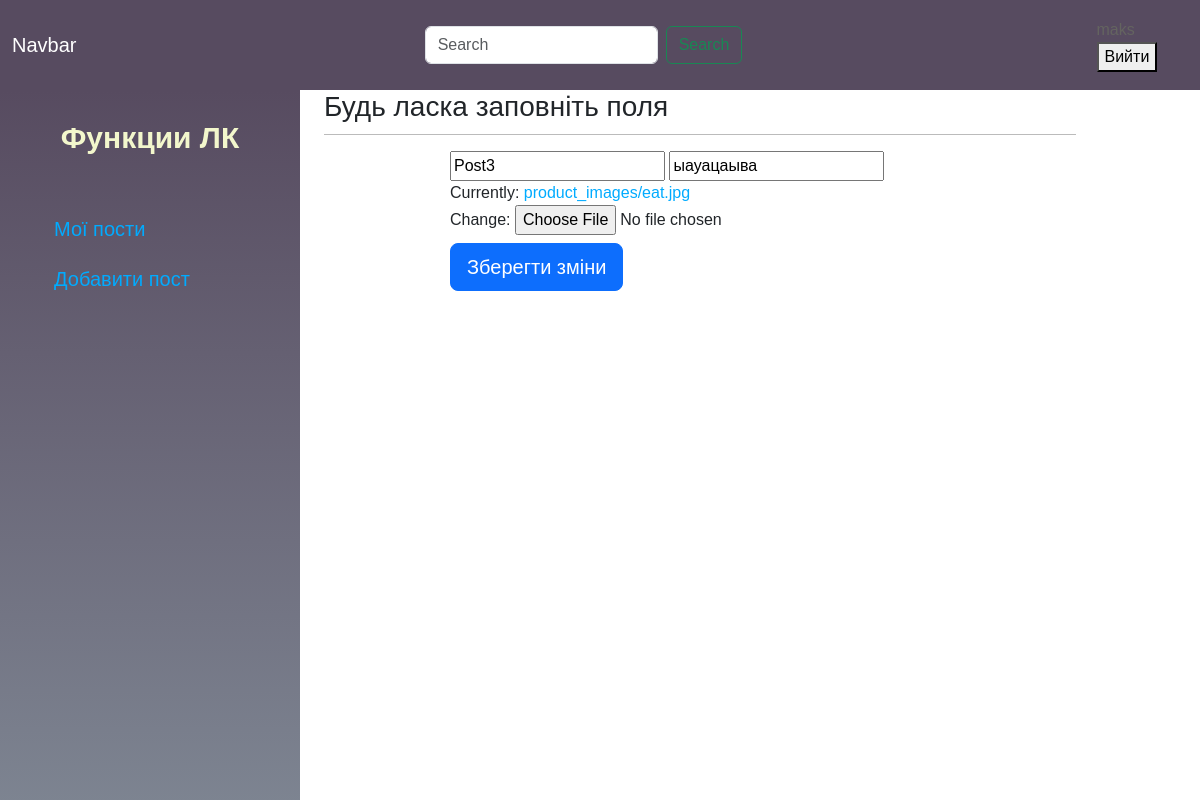
/blog/post-edit/3/ (signed in), run on an earlier commit of the app's database.
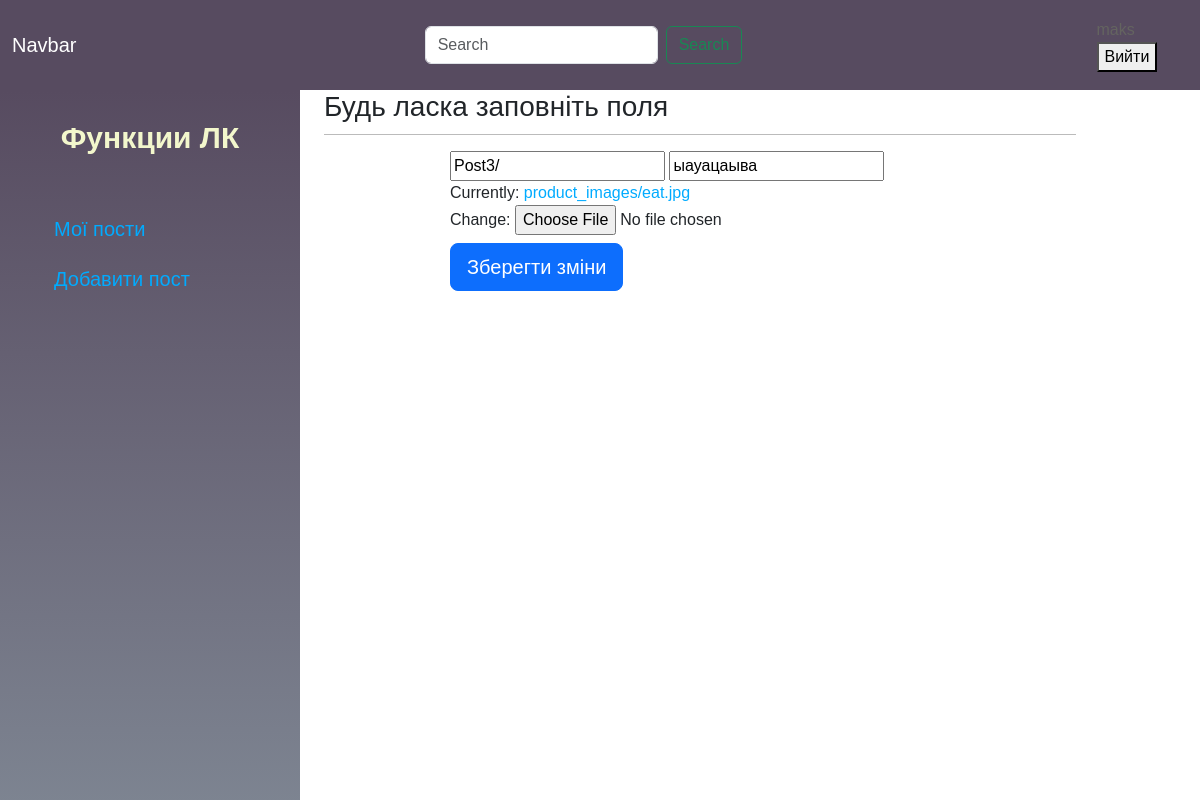
And on a later commit of the database.
### blog/models.py (models this page shows, shortened)
class Post(models.Model):
    STATUS_CHOICES = (
        ('draft', 'Draft'),
        ('published', 'Published')
    )
    title = models.CharField(max_length=250, verbose_name='Назва поста')
    tags = TaggableManager()
    slug = models.SlugField(max_length=250, unique_for_date='publish')
    author = models.ForeignKey(User, on_delete=models.CASCADE, related_name='blog_posts',
                               verbose_name='Автор')
    short_description = models.CharField(max_length=400, verbose_name='Короткий опис')
    publish = models.DateTimeField(default=timezone.now, verbose_name='Дата публікації')
    created = models.DateTimeField(auto_now_add=True, verbose_name='Дата створення')
    updated = models.DateTimeField(auto_now=True, verbose_name='Дата оновлення')
    status = models.CharField(max_length=10, choices=STATUS_CHOICES, default='draft',
                              verbose_name='Статус публікації')
    image = models.ImageField(upload_to='product_images/', blank=False, verbose_name='Зображення')
    class Meta:
        ordering = ('-publish',)

### blog/views.py (the view)
# urls.py: path('post-edit/<int:post_id>/', views.post_edit, name='post_edit'),
@login_required
def post_edit(request, post_id):
    post = get_object_or_404(Post, id=post_id)
    post_edit_form = PostForm(instance=post)
    if request.method == 'POST':
        post_edit_form = PostForm(request.POST, request.FILES , instance=post)
        if post_edit_form.is_valid():
            post_edit_form.save()
    return render(request, 'blog/account/post_edit.html', {'form': post_edit_form,
                                                                              'post': post})

### blog/forms.py
class PostForm(forms.ModelForm):
    class Meta:
        model = Post
        fields = ("title", 'short_description', 'image', 'tags')

### blog/templates/blog/account/post_edit.html (shortened to what this page needs)
{% extends "blog/base_accounts.html" %}
{% load bootstrap %}
{% block account_content %}
    <div class='container text center sign-in'>
        {% if from.error %}
            <p>{{ from.error }}</p>
            <p>Щось забув</p>
            <form action= '.' class = 'from sign-in login-form' method='post' enctype='multipart/form-data'>
                {{ form.title|bootstrap}}
                {{ form.short_description|bootstrap}}
                {{ form.tags|bootstrap}}
                {{ form.image|bootstrap}}
                {% csrf_token %}
                <button class='btn btn-lg btn-primary mt-2' types='submit'>Зберегти зміни</button>
            </form>
        {% elif form.is_valid %}
            <h1 class='h3 mb-3 font-weight-normal'>Пост успішно змінений</h1>
            <h2 class='mb-3 font-weight-normal'>Ви зможете:</h2>
            <a href='{% url "blog:dashboard" %}' class= 'btn bth-dark'>Повернутися до списків постів</a>
            <a href='{% url "blog:post_edit" post.id %}' class= 'btn bth-dark'>Редагувати пост</a>
        {% else %}
            <h1 class='h3 mb-3 font-weight-normal'>Будь ласка заповніть поля</h1>
            <form action= '.' class = 'from sign-in login-form' method='post' enctype='multipart/form-data'>
                {{ form.title|bootstrap}}
                {{ form.short_description|bootstrap}}
                {{ form.image|bootstrap}}
                <button class='btn btn-lg btn-primary mt-2' types='submit'>Зберегти зміни</button>
            </form>
        {% endif %}
    </div>
{% endblock account_content %}

What changed in the data, as far as the page shows it:
changed Post "ыауацаыва": title "Post3" → "Post3/"
